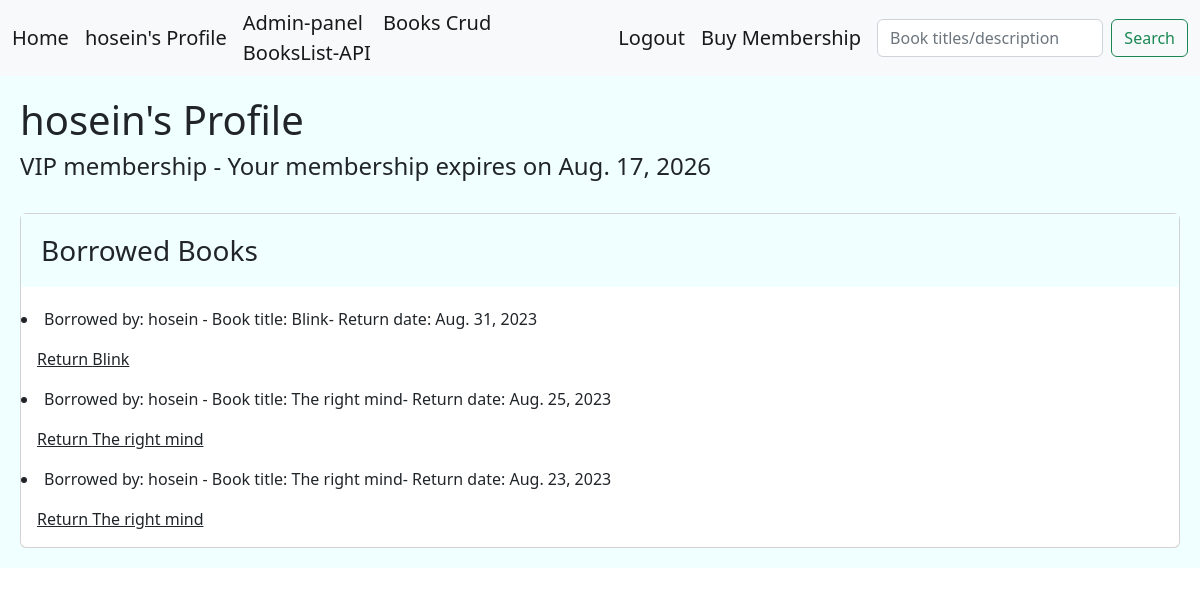
The app's page /users/12/ (signed in), older data.
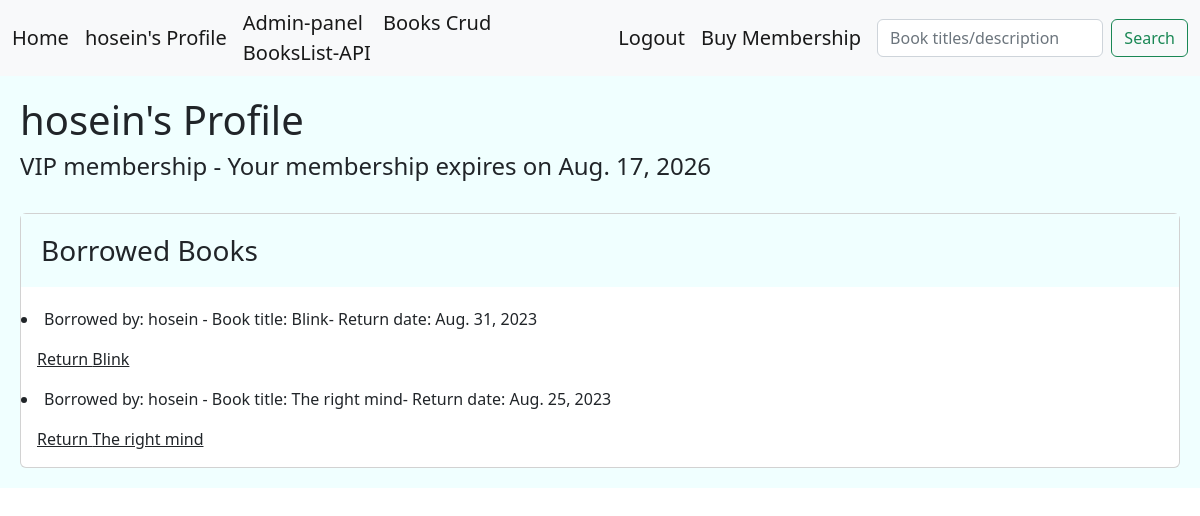
The same page, newer data.
### library/models.py (models this page shows, shortened)
class BorrowedBook(models.Model):
    user = models.ForeignKey(User, on_delete=models.CASCADE)
    book = models.ForeignKey(Books, on_delete=models.CASCADE)
    borrow_date = models.DateField()
    return_date = models.DateField(null=True, blank=True)
    date_check = models.BooleanField(default=False) #say how many days left

class Books(models.Model):
    title = models.CharField(max_length=100)
    description = models.TextField(null=True)
    price = models.DecimalField(max_digits=6 , decimal_places=2, default=0.00)
    shabak = models.CharField(max_length=150,null=True)
    copies_available = models.PositiveIntegerField(default=4)
    genre = models.ForeignKey('Genre', on_delete=models.SET_NULL, null=True)
    author = models.ForeignKey('Author', on_delete=models.SET_NULL, null=True)
    def __str__(self):
        return self.title

### account/models.py (models this page shows, shortened)
class CustomUser(AbstractBaseUser):
    MEMBERSHIP_NORMAL = 'N'
    MEMBERSHIP_VIP = 'V'
    MEMBERSHIP_CHOICES = [
        (MEMBERSHIP_NORMAL,'Normal'),
        (MEMBERSHIP_VIP,'VIP'),
    ]
    full_name = models.CharField(max_length=100,unique=True,null=True)
    email = models.EmailField(unique=True)
    expiration_date = models.DateField(null=True)
    membership = models.CharField(max_length=1, choices= MEMBERSHIP_CHOICES, default= MEMBERSHIP_NORMAL)
    phone = models.CharField(max_length=11, unique=True, null=True)
    is_active = models.BooleanField(default=True)
    is_admin = models.BooleanField(default=False)
    objects = UserManager()
    USERNAME_FIELD = 'phone'
    REQUIRED_FIELDS = ['email','password','full_name',]#['email',] #required fields when making a user in shell by createsuper user
    def __str__(self):
        return self.email

### library/views.py (the view)
# urls.py: path('users/<int:user_id>/',views.UserProfile.as_view(), name='user'),
class UserProfile(LoginRequiredMixin,View):
    template_class = 'library/user_profile.html'
    def dispatch(self, request,user_id):
        if user_id != request.user.id:
            messages.error(request, 'No cheating!', 'danger')
            return redirect('library:home')
        return super().dispatch(request, user_id)
    def get(self,request, user_id):
        user = User.objects.get(id=user_id)
        borrowed_books = BorrowedBook.objects.filter(user=user.id)
        return render(request,self.template_class,{'borrowed_books': borrowed_books,'user':user})

### library/templates/library/user_profile.html (shortened to what this page needs)
<!DOCTYPE html>
<html lang="en">
<head>
    <link href="https://cdn.jsdelivr.net/npm/bootstrap@5.2.0-beta1/dist/css/bootstrap.min.css" rel="stylesheet">
</head>
<body>
{% include 'include/navbar.html' %}
<div class="jumbotron">
    {% block content %} <H1> {{ user.full_name }}'s Profile</H1>
    {% if user.membership == 'V'%} <H4> VIP membership - Your membership expires on {{user.expiration_date}} </H4> {% else %} <H4> NORMAL membership </H4> {% endif%}
     <br/>
    <div class="card">
        <h3 class="card-title jumbotron">Borrowed Books</h3>
    {% for i in borrowed_books %}
    <li> Borrowed by: {{i.user.full_name}} - Book title: {{i.book}}- Return date: {{i.return_date}}</li>
    <a class="card-body" href="{% url 'library:return' i.id  %}" >Return {{i.book}}</a>
    {% endfor %}
    {% endblock %}
</div>
</body>
</html>

Row changes from the older to the newer data that the page shows:
removed BorrowedBook: user.full_name "hosein", book "The right mind", return_date "Aug. 23, 2023"
